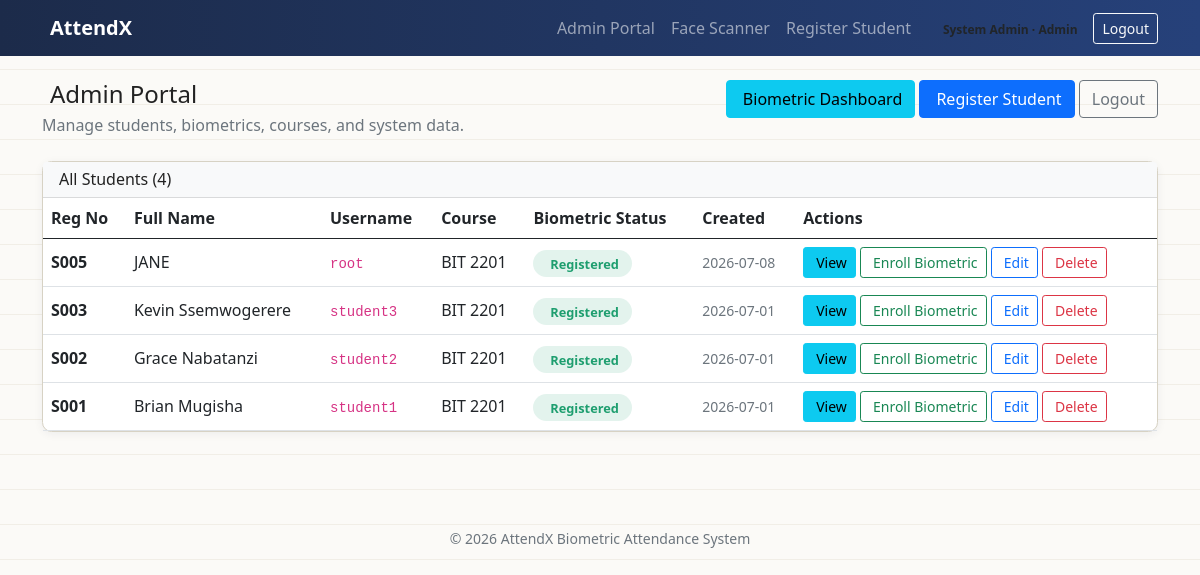
The page /admin_portal.php (signed in) on the database its author committed.
### tables this page shows
CREATE TABLE users (
            id INTEGER PRIMARY KEY AUTOINCREMENT,
            role TEXT NOT NULL CHECK(role IN ('student','lecturer','admin')),
            reg_no TEXT UNIQUE,               -- students only
            staff_no TEXT UNIQUE,             -- lecturers only
            full_name TEXT NOT NULL,
            username TEXT UNIQUE NOT NULL,
            password TEXT NOT NULL,
            course TEXT,
            biometric_registered INTEGER DEFAULT 0, -- has fingerprint/face on file
            created_at TEXT DEFAULT (datetime('now'))
        );

### includes/config.php (called while the page is built, shortened)
<?php
function app_base_path(): string {
    $scriptDir = str_replace('\\', '/', dirname($_SERVER['SCRIPT_NAME'] ?? ''));
    if ($scriptDir === '/' || $scriptDir === '.') {
        return '';
    }
    return rtrim($scriptDir, '/');
}
function app_url(string $path = ''): string {
    $basePath = app_base_path();
    $cleanPath = ltrim($path, '/');
    return ($basePath === '' ? '' : $basePath) . '/' . $cleanPath;
}
function currentUser(): ?array {
    return $_SESSION['user'] ?? null;
}

### admin_portal.php (the view, shortened to what this page needs)
<?php
require __DIR__ . '/includes/config.php';
$db = getDB();
$students = $db->query("SELECT id, reg_no, full_name, username, course, biometric_registered, created_at
                       FROM users
                       WHERE role = 'student'
                       ORDER BY id DESC")->fetchAll(PDO::FETCH_ASSOC);
require __DIR__ . '/includes/header.php';
?>
<div class="container py-4">
  <div class="d-flex justify-content-between align-items-start gap-3 flex-wrap mb-4">
    <div>
      <h4 class="mb-1"><i class="bi bi-gear me-2"></i>Admin Portal</h4>
      <p class="text-muted mb-0">Manage students, biometrics, courses, and system data.</p>
    </div>
    <div>
      <a href="<?= htmlspecialchars(app_url('admin_biometric_dashboard.php')) ?>" class="btn btn-info">
        <i class="bi bi-shield-lock me-1"></i> Biometric Dashboard
      </a>
      <a href="<?= htmlspecialchars(app_url('register_student.php')) ?>" class="btn btn-primary">
        <i class="bi bi-person-plus me-1"></i> Register Student
      </a>
      <a href="<?= htmlspecialchars(app_url('logout.php')) ?>" class="btn btn-outline-secondary">Logout</a>
    </div>
  </div>
  <div class="card">
    <div class="card-header bg-light">
      <h6 class="mb-0">All Students (<?= count($students) ?>)</h6>
    </div>
    <div class="table-responsive">
      <table class="table align-middle mb-0">
        <thead>
          <tr>
            <th>Reg No</th>
            <th>Full Name</th>
            <th>Username</th>
            <th>Course</th>
            <th>Biometric Status</th>
            <th>Created</th>
            <th>Actions</th>
          </tr>
        </thead>
        <tbody>
          <?php foreach ($students as $s): ?>
            <tr>
              <td><strong><?= htmlspecialchars($s['reg_no']) ?></strong></td>
              <td><?= htmlspecialchars($s['full_name']) ?></td>
              <td><code><?= htmlspecialchars($s['username']) ?></code></td>
              <td><?= htmlspecialchars($s['course']) ?></td>
              <td>
                <?php if ($s['biometric_registered']): ?>
                  <span class="status-pill status-verified"><i class="bi bi-check-circle me-1"></i>Registered</span>
                <?php else: ?>
                  <span class="status-pill status-unverified"><i class="bi bi-x-circle me-1"></i>Pending</span>
                <?php endif; ?>
              </td>
              <td class="small text-muted"><?= htmlspecialchars(substr($s['created_at'], 0, 10)) ?></td>
              <td>
                <a href="<?= htmlspecialchars(app_url('admin_view_biometrics.php?id=' . $s['id'])) ?>" class="btn btn-sm btn-info" title="View stored biometrics">
                  <i class="bi bi-eye me-1"></i>View
                </a>
                <a href="<?= htmlspecialchars(app_url('student_biometric_enrollment.php?id=' . $s['id'] . '&admin=1')) ?>" class="btn btn-sm btn-outline-success">
                  <i class="bi bi-fingerprint me-1"></i>Enroll Biometric
                </a>
                <a href="<?= htmlspecialchars(app_url('admin_portal.php?action=edit&id=' . $s['id'])) ?>" class="btn btn-sm btn-outline-primary">
                  <i class="bi bi-pencil me-1"></i>Edit
                </a>
                <button type="button" class="btn btn-sm btn-outline-danger" data-bs-toggle="modal" data-bs-target="#deleteModal<?= $s['id'] ?>">
                  <i class="bi bi-trash me-1"></i>Delete
                </button>
              </td>
            </tr>
          <?php endforeach; ?>
        </tbody>
      </table>
    </div>
  </div>
</div>
<?php require __DIR__ . '/includes/footer.php'; ?>

### includes/header.php (shortened to what this page needs)
<?php $u = currentUser(); ?>
<!DOCTYPE html>
<html lang="en">
<head>
    <link href="<?= htmlspecialchars(app_url('assets/bootstrap-5.0.2-dist/css/bootstrap.min.css')) ?>" rel="stylesheet">
<link rel="stylesheet" href="<?= htmlspecialchars(app_url('assets/css/style.css')) ?>">
</head>
<body>
<nav class="navbar navbar-expand-lg navbar-dark app-navbar sticky-top">
  <div class="container">
    <a class="navbar-brand fw-bold" href="<?= htmlspecialchars(app_url('index.php')) ?>"><i class="bi bi-fingerprint me-2"></i>AttendX</a>
    <div class="collapse navbar-collapse" id="nav">
      <ul class="navbar-nav ms-auto align-items-lg-center">
        <?php if ($u): ?>
          <?php if ($u['role'] === 'student'): ?>
            <li class="nav-item"><a class="nav-link" href="<?= htmlspecialchars(app_url('scan.php')) ?>">Scan &amp; Enter</a></li>
            <li class="nav-item"><a class="nav-link" href="<?= htmlspecialchars(app_url('student_portal.php')) ?>">My Attendance</a></li>
          <?php elseif ($u['role'] === 'admin'): ?>
            <li class="nav-item"><a class="nav-link" href="<?= htmlspecialchars(app_url('lecturer_portal.php')) ?>">Admin Portal</a></li>
            <li class="nav-item"><a class="nav-link" href="<?= htmlspecialchars(app_url('face_scanner.php')) ?>">Face Scanner</a></li>
            <li class="nav-item"><a class="nav-link" href="<?= htmlspecialchars(app_url('register_student.php')) ?>">Register Student</a></li>
          <?php endif; ?>
          <li class="nav-item ms-lg-3">
            <span class="badge text-bg-light text-dark me-2"><?= htmlspecialchars($u['full_name']) ?> · <?= htmlspecialchars(ucfirst($u['role'])) ?></span>
          </li>
          <li class="nav-item"><a class="btn btn-sm btn-outline-light" href="<?= htmlspecialchars(app_url('logout.php')) ?>">Logout</a></li>
        <?php else: ?>
          <li class="nav-item"><a class="nav-link" href="<?= htmlspecialchars(app_url('login.php')) ?>">Login</a></li>
        <?php endif; ?>
      </ul>
    </div>
  </div>
</nav>

### includes/footer.php (shortened to what this page needs)
<footer class="text-center text-muted py-4 mt-5 small">
  &copy; <?= date('Y') ?> AttendX Biometric Attendance System
</footer>
</body>
</html>

### assets/css/style.css (style rules this page uses)
:root { --navy: #1c2b4a; --ink: #26417a; --accent: #3f6fdb; --verified: #1e9e6f; --unverified: #d1495b; --paper: #fbfaf7; }
body { background: var(--paper); background-image: repeating-linear-gradient(#fbfaf7, #fbfaf7 34px, #e7e2d6 35px); font-family: "Segoe UI", Roboto, Arial, sans-serif; color: #222; }
.app-navbar { background: linear-gradient(90deg, var(--navy), var(--ink)); }
.card { border: 1px solid #d7d2c4; border-radius: .6rem; box-shadow: 0 2px 10px rgba(20,30,60,.06); }
.status-pill { border-radius: 999px; padding: .3rem .8rem; font-weight: 600; font-size: .8rem; }
.status-verified { background: rgba(30,158,111,.12); color: var(--verified); }

### rows shown on the page
users: reg_no "S005", full_name "JANE", username "root", course "BIT 2201", biometric_registered "Registered", created_at "2026-07-08"
users: reg_no "S003", full_name "Kevin Ssemwogerere", username "student3", course "BIT 2201", biometric_registered "Registered", created_at "2026-07-01"
users: reg_no "S002", full_name "Grace Nabatanzi", username "student2", course "BIT 2201", biometric_registered "Registered", created_at "2026-07-01"
users: reg_no "S001", full_name "Brian Mugisha", username "student1", course "BIT 2201", biometric_registered "Registered", created_at "2026-07-01"

### other values the page prints
$u['full_name'] "System Admin"
$u['role'] "Admin"
count($students) "4"
